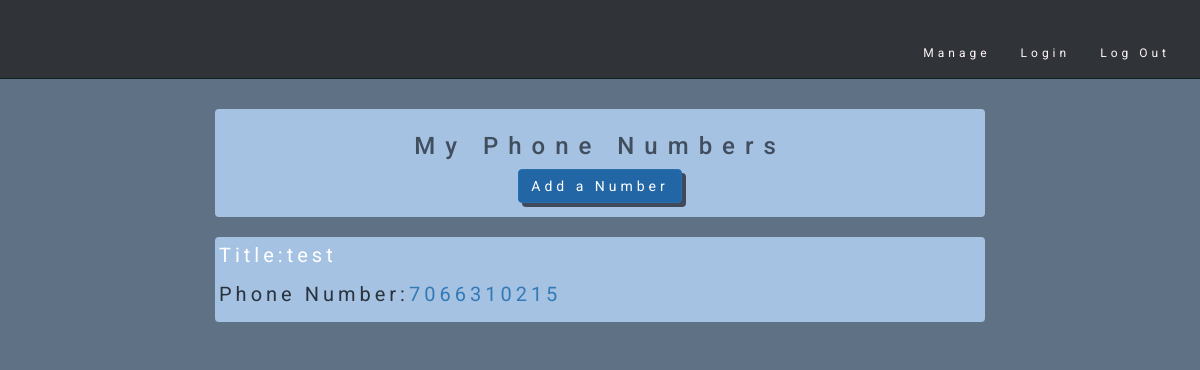
The app's page / (signed in), older data.
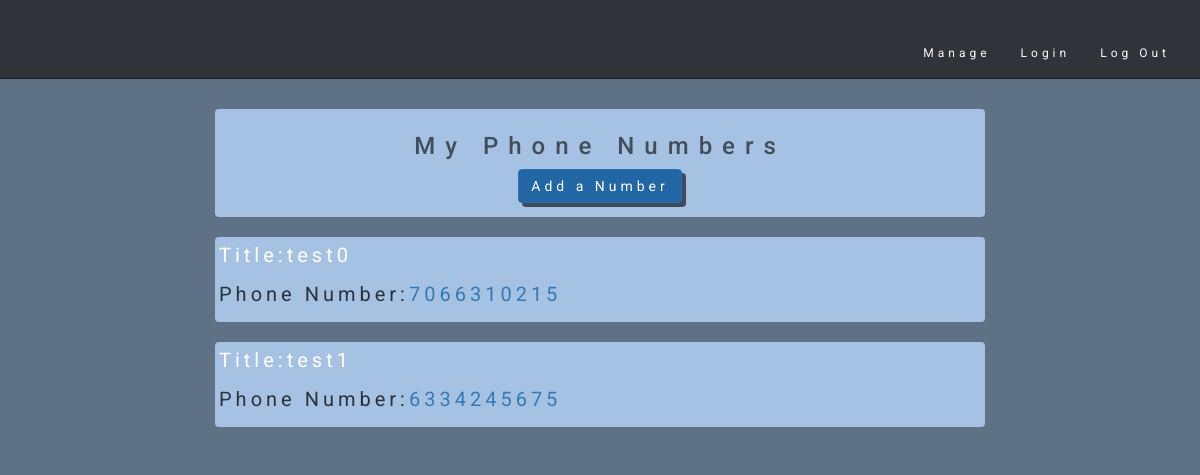
The same page, newer data.
### vapp/models.py (models this page shows, shortened)
class NumObject(models.Model):
	title= models.CharField(max_length=50)
	number= models.IntegerField()
	ident= models.IntegerField()
	usersave= models.CharField(max_length=100, blank= True)

### vapp/views.py (the view)
# urls.py: url(r'^$', views.index, name= 'list'),
def index(request):
	listboy= NumObject.objects.all()
	context= {
		'object_listboy': listboy,
	}
	return render(request, 'wall.html', context)

### vapp/templates/wall.html (shortened to what this page needs)
{% extends "header.html" %}
{% block content %}
<div class='col-sm-8 col-sm-offset-2'>
<div class='thumbnail'>
<h3 class="text-center">My Phone Numbers</h3>
<p class="text-center"><a class="btn btn-success" style="color: #ffffff" href="/createnum">Add a Number</a></p>
</div>
{% for obj in object_listboy %}
	{% if request.user.username == obj.usersave%}
					<div class='row'>
					<div class='col-sm-12'>
					<div class='thumbnail'>
		<p style="font-size: 20px; color:#ffffff">Title:{{obj.title}}</p>
		<p style="font-size: 20px">Phone Number:<a href= '/{{obj.id}}/'>{{obj.number}}</a></p>
					</div>
					</div>
					</div>
	{% endif %}
{% endfor %}
</div>
{% endblock %}

### vapp/templates/header.html (shortened to what this page needs)
<!DOCTYPE html>
<html>
<head>
    {% load staticfiles %}
    <link rel="stylesheet" href="{% static 'css/bootstrap.min.css' %}" type="text/css" >
    <link rel="stylesheet" href="{% static 'css/mystyle.css' %}" type="text/css" >
</head>
<body>
<div id="myNavbar"  class="navbar navbar-default navbar-static-top" role="navigation">
  <div class="container"  >
  <div id= 'outer' >
    <div class="navbar-collapse collapse">
      <ul class="nav navbar-nav navbar-right">
        <li><a href="/">Manage</a></li>
        <li><a href="/accounts/login">Login</a></li>
        <li><a href="/accounts/logout">Log Out</a></li>
      </ul>
    </div>
  </div>
  </div>
</div>
    {% block content %}
    {% endblock %}
</body>
</html>

### vapp/static/css/mystyle.css (style rules this page uses)
.navbar-right { padding-top: 2%; }
#myNavbar { background-color: #303338; border-color: #0e2021 !important; }
ul.nav li a, ul.nav.navbar-right li a { color: #fff7f9; }
#outer { padding-left: .8%; padding-top: 5px; }
body { font-size: 12px; background-color: #5f7184; font-family: 'Roboto',sans-serif; letter-spacing: 4px; color: #fff7f9; -webkit-animation:bgcolor 8s; }
h1,h2,h3 { color:#404e5e; letter-spacing: 10px; }
p { color: #2a333d; }
.btn-default,.btn-primary,.btn-success,.btn-info,.btn-warning,.btn-danger { -webkit-box-shadow: 4px 4px 0px #414a5b; -moz-box-shadow: 4px 4px 0px #414a5b; box-shadow: 4px 4px 0px #414a5b; }
.btn.btn-success { font-family: 'Roboto'; background-color:#2266a5; color: #cce7ff; border-color: #276fad; }
.thumbnail { background-color: #a5c2e2; border-color: #2a2c30; border: none; -webkit-animation:colorchangelist 8s ; }

Row changes from the older to the newer data that the page shows:
removed NumObject: title "test", number "7066310215"
added NumObject: title "test0", number "7066310215"
added NumObject: title "test1", number "6334245675"
